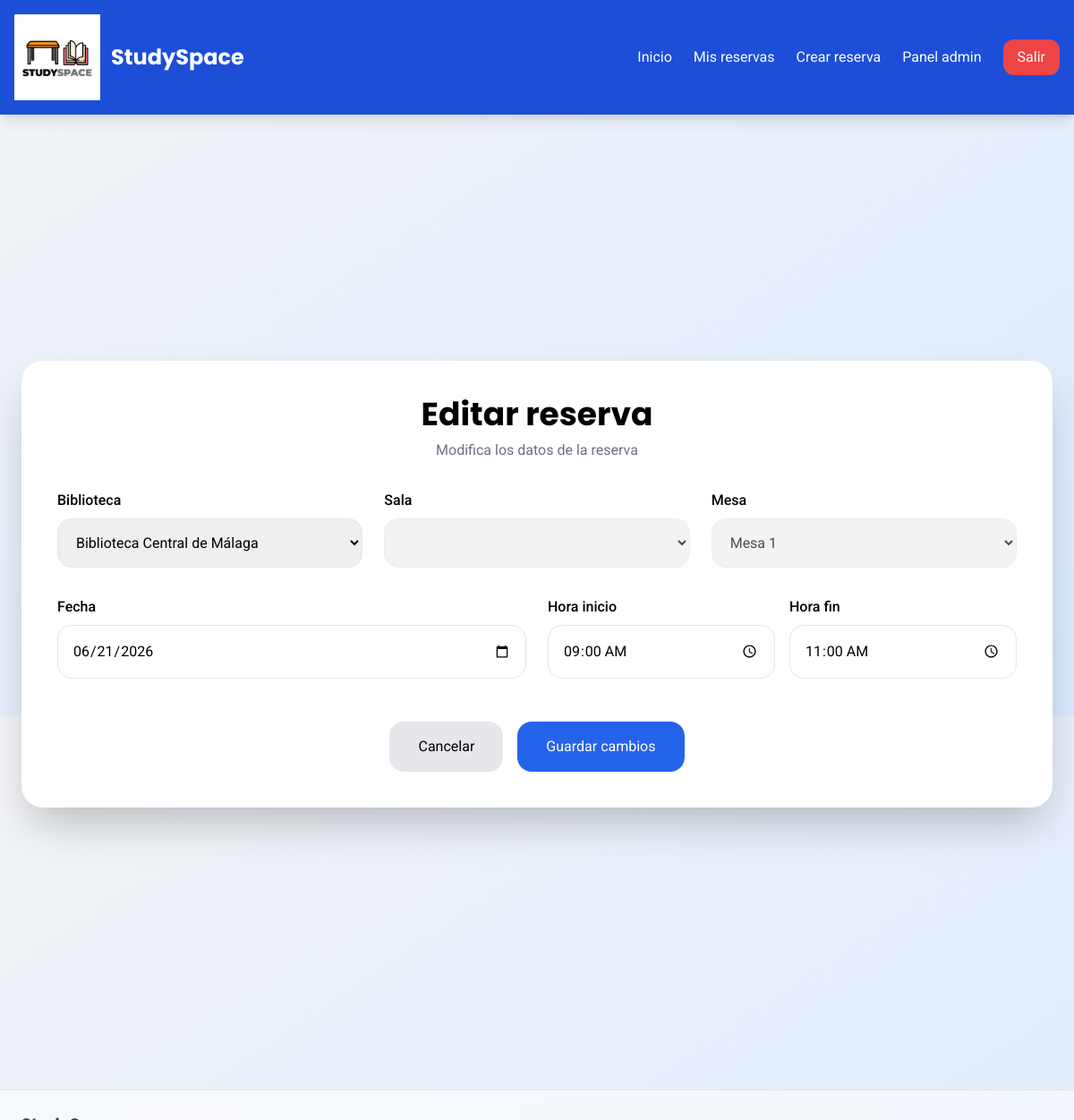
Page /editar-reserva?id=4 (signed in) on the committed database.
### tables this page shows
CREATE TABLE reservas (
    id_reserva INT AUTO_INCREMENT PRIMARY KEY,
    fecha_r DATE NOT NULL,
    hora_inicio TIME NOT NULL,
    hora_fin TIME NOT NULL,
    id_usuario INT NOT NULL,
    id_mesa INT NOT NULL,
    INDEX (id_usuario),
    INDEX (id_mesa),
    FOREIGN KEY (id_usuario) 
        REFERENCES usuarios(id_usuario)
        ON DELETE CASCADE
        ON UPDATE CASCADE,
    FOREIGN KEY (id_mesa) 
        REFERENCES mesas(id_mesa)
        ON DELETE CASCADE
        ON UPDATE CASCADE
);

CREATE TABLE salas (
    id_sala INT AUTO_INCREMENT PRIMARY KEY,
    nombre_s VARCHAR(100) NOT NULL,
    capacidad INT NOT NULL,
    id_biblioteca INT NOT NULL,
    INDEX (id_biblioteca),
    FOREIGN KEY (id_biblioteca) 
        REFERENCES bibliotecas(id_biblioteca)
        ON DELETE CASCADE
        ON UPDATE CASCADE
);

CREATE TABLE mesas (
    id_mesa INT AUTO_INCREMENT PRIMARY KEY,
    numero INT NOT NULL,
    id_sala INT NOT NULL,
    INDEX (id_sala),
    FOREIGN KEY (id_sala) 
        REFERENCES salas(id_sala)
        ON DELETE CASCADE
        ON UPDATE CASCADE
);

### core/BaseController.php (called while the page is built, shortened)
<?php
class BaseController
{
    protected function view(string $path, array $data = []): void
    {
        extract($data);
        require "../app/views/$path.php";
    }
}

### app/controllers/ReservaController.php (called while the page is built, shortened)
<?php
require_once "../core/BaseController.php";
require_once "../app/models/Biblioteca.php";
require_once "../app/services/ReservaService.php";
class ReservaController extends BaseController
{
    private ReservaService $service;
    private Biblioteca $bibliotecaModel;
    public function __construct()
    {
        $this->service = new ReservaService();
        $this->bibliotecaModel = new Biblioteca();
    }
    public function editar(): void
    {
        $id = (int)($_GET['id'] ?? 0);
        $reserva = $this->service->obtenerReservaSegura(
            $id,
            $_SESSION['id'],
            $_SESSION['rol']
        );
        $bibliotecas = $this->bibliotecaModel->obtenerTodas();
        $this->view("reservas/editar", [
            "reserva" => $reserva,
            "bibliotecas" => $bibliotecas
        ]);
    }
}

### core/Router.php (called while the page is built, shortened)
<?php
class Router
{
    private array $routes = [];
    public function get(string $uri, string $action): void
    {
        $this->routes['GET'][$this->format($uri)] = $action;
    }
    public function post(string $uri, string $action): void
    {
        $this->routes['POST'][$this->format($uri)] = $action;
    }
    private function format(string $uri): string
    {
        return trim($uri, '/');
    }
    public function dispatch(): void
    {
        $method = $_SERVER['REQUEST_METHOD'];
        $uri = parse_url($_SERVER['REQUEST_URI'], PHP_URL_PATH);
        $uri = trim($uri, '/');
        $action = $this->routes[$method][$uri] ?? null;
        [$controller, $function] = explode('@', $action);
        $controllerInstance = new $controller();
        call_user_func([$controllerInstance, $function]);
    }
}

### public/index.php (called while the page is built, shortened)
<?php
require_once "../core/helpers.php";
require_once "../core/Router.php";
require_once "../core/Model.php";
$router = new Router();
$router->dispatch();

### config/database.php (called while the page is built, shortened)
<?php
class Database
{
    private static ?mysqli $conn = null;
    public static function connect(): mysqli
    {
        if (self::$conn === null) {
            $host = getenv('DB_HOST') ?: '127.0.0.1';
            $user = getenv('DB_USER') ?: 'root';
            $pass = getenv('DB_PASS') ?: '';
            $name = getenv('DB_NAME') ?: 'studyspace';
            $port = getenv('DB_PORT') ? (int)getenv('DB_PORT') : 3307;
            self::$conn = new mysqli(
                $host,
                $user,
                $pass,
                $name,
                (int)$port
            );
            self::$conn->set_charset("utf8mb4");
        }
        return self::$conn;
    }
}

### core/Model.php (called while the page is built, shortened)
<?php
require_once "../config/database.php";
abstract class Model
{
    public function __construct()
    {
        $this->db =
            Database::connect();
    }
}

### app/models/Biblioteca.php (called while the page is built, shortened)
<?php
require_once "../core/Model.php";
class Biblioteca extends Model
{
    public function obtenerTodas(): array
    {
        $sql = "
            SELECT *
            FROM bibliotecas
            ORDER BY nombre_b ASC
        ";
        $result = $this->db->query($sql);
        return $result->fetch_all(MYSQLI_ASSOC);
    }
}

### app/services/ReservaService.php (called while the page is built, shortened)
<?php
require_once "../app/models/Reserva.php";
class ReservaService {
    private Reserva $reservaModel;
    public function __construct()
    {
        $this->reservaModel =
            new Reserva();
    }
    public function obtenerReservaSegura(
        int $id,
        int $usuario,
        string $rol
    ): ?array {
        $reserva = $this->reservaModel->obtenerPorId($id);
        return $reserva;
    }
}

### app/models/Reserva.php (called while the page is built, shortened)
<?php
require_once "../core/Model.php";
class Reserva extends Model
{
    public function obtenerPorId(
        int $id
    ): ?array {
        $stmt = $this->db->prepare("
            SELECT
                r.*,
                m.numero,
                m.id_mesa,
                s.nombre_s,
                s.id_sala,
                b.nombre_b,
                b.id_biblioteca
            FROM reservas r
            JOIN mesas m
                ON r.id_mesa = m.id_mesa
            JOIN salas s
                ON m.id_sala = s.id_sala
            JOIN bibliotecas b
                ON s.id_biblioteca = b.id_biblioteca
            WHERE r.id_reserva = ?
        ");
        $stmt->bind_param(
            "i",
            $id
        );
        $stmt->execute();
        $resultado =
            $stmt
                ->get_result()
                ->fetch_assoc();
        return $resultado ?: null;
    }
}

### core/helpers.php (called while the page is built, shortened)
<?php
function base_url(string $path = ''): string
{
    $scriptName = $_SERVER['SCRIPT_NAME'] ?? '';
    $basePath = rtrim(
        str_replace('\\', '/', dirname($scriptName)),
        '/'
    );
    return $basePath . '/' . ltrim($path, '/');
}

### app/views/reservas/editar.php (the view, shortened to what this page needs)
<?php
require_once "../app/views/layouts/header.php";
$idBiblioteca = $reserva['id_biblioteca'] ?? 0;
$idSala = $reserva['id_sala'] ?? 0;
$idMesa = $reserva['id_mesa'] ?? 0;
$numeroMesa = $reserva['numero'] ?? '';
$fecha = $reserva['fecha_r'] ?? '';
$horaInicio =
    isset($reserva['hora_inicio'])
        ? substr((string)$reserva['hora_inicio'], 0, 5)
        : '';
$horaFin =
    isset($reserva['hora_fin'])
        ? substr((string)$reserva['hora_fin'], 0, 5)
        : '';
?>
<div class="flex justify-center items-center min-h-[80vh]">
    <div class="bg-white w-full max-w-6xl rounded-3xl shadow-2xl p-10">
        <div class="mb-8 text-center">
            <h1 class="text-4xl font-bold font-display mb-2">
                Editar reserva
            </h1>
            <p class="text-gray-500">
                Modifica los datos de la reserva
            </p>
        </div>
        <form id="formEditar" class="space-y-8">
            <div class="grid grid-cols-1 md:grid-cols-3 gap-6">
                <div>
                    <label class="block mb-2 font-medium">Biblioteca</label>
                    <select
                        id="biblioteca"
                        class="w-full border rounded-2xl p-4">
                        <?php foreach ($bibliotecas as $biblioteca): ?>
                            <option
                                value="<?= htmlspecialchars((string)$biblioteca['id_biblioteca']) ?>"
                                <?= $idBiblioteca == $biblioteca['id_biblioteca'] ? 'selected' : '' ?>>
                                <?= htmlspecialchars((string)$biblioteca['nombre_b']) ?>
                            </option>
                        <?php endforeach; ?>
                    </select>
                </div>
                <div>
                    <label class="block mb-2 font-medium">Sala</label>
                    <select
                        id="sala"
                        data-selected="<?= htmlspecialchars((string)$idSala) ?>"
                        class="w-full border rounded-2xl p-4">
                    </select>
                </div>
                <div>
                    <label class="block mb-2 font-medium">Mesa</label>
                    <select
                        id="mesa"
                        data-selected="<?= htmlspecialchars((string)$idMesa) ?>"
                        name="mesa"
                        class="w-full border rounded-2xl p-4">
                        <?php if ($idMesa): ?>
                            <option value="<?= htmlspecialchars((string)$idMesa) ?>" selected>
                                Mesa <?= htmlspecialchars((string)$numeroMesa) ?>
                            </option>
                        <?php else: ?>
                            <option value="">Seleccionar mesa</option>
                        <?php endif; ?>
                    </select>
                </div>
            </div>
            <div class="grid grid-cols-1 md:grid-cols-2 gap-6">
                <div>
                    <label class="block mb-2 font-medium">Fecha</label>
                    <input type="date" name="fecha"
                           value="<?= htmlspecialchars((string)$fecha) ?>"
                           class="w-full border rounded-2xl p-4">
                </div>
                <div class="grid grid-cols-2 gap-4">
                    <div>
                        <label class="block mb-2 font-medium">Hora inicio</label>
                        <input type="time" name="inicio"
                               value="<?= htmlspecialchars((string)$horaInicio) ?>"
                               class="w-full border rounded-2xl p-4">
                    </div>
                    <div>
                        <label class="block mb-2 font-medium">Hora fin</label>
                        <input type="time" name="fin"
                               value="<?= htmlspecialchars((string)$horaFin) ?>"
                               class="w-full border rounded-2xl p-4">
                    </div>
                </div>
            </div>
            <div class="flex justify-center gap-4 pt-4">
                <a href="<?= base_url('mis-reservas') ?>"
                   class="px-8 py-4 rounded-2xl bg-gray-200 hover:bg-gray-300 transition">
                    Cancelar
                </a>
                <button type="submit"
                        class="px-8 py-4 rounded-2xl bg-blue-600 text-white hover:bg-blue-700 transition">
                    Guardar cambios
                </button>
            </div>
        </form>
    </div>
</div>
<?php require_once "../app/views/layouts/footer.php"; ?>

### app/views/layouts/header.php (style rules this page uses)
body { font-family: 'Roboto', sans-serif; }
h1,h2,h3,h4,.font-display { font-family: 'Poppins', sans-serif; }

### rows in the picture
reservas: fecha "06/21/2026", inicio "09:00", fin "11:00"
mesas: mesa "Mesa 1"

### other values in the picture
form field value "Biblioteca Central de Málaga"
